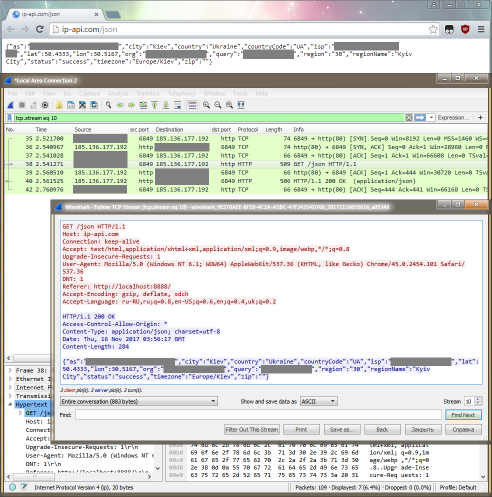
#> input picture files/wireshark.png, 984 x 993 px (shown at 1/2 size)
$ jupyter execute --allow-errors infrastructure_12_media.ipynb   (shell and % lines are left out)   (Python 2 division)   (older library calls are emulated)
#> lines starting #> are read from the running program, lines starting #| are printed output that depends on the picture
# Инфраструктура Python. Медиа

todo
Видео / анимация
* открыть из файла
* Скачать видео с youtube
* видео с экрана
* видео с вебкамеры
* отобразить в IPython
* извлечь аудио
* извлечь кадры
* Сшить обратно видео из кадров и аудио
* Стримить (клиент-браузер? клиент-плеер?)

Аудио
* отобразить в IPython
* ID3
* поменять частоты
* переконвертировать
* сгенерировать речь TTS
* подшить
* распознать речь
* спектрограмма
* MFCC -> t-SNE?

Изображения
* resize, rotate
* EXIF
* надписи, рисование
* блур
* сделать цветокоррекцию
* сохранить кадр отдельно
* отобразить в IPython

http://imageio.readthedocs.io/en/stable/userapi.html

http://imageio.readthedocs.io/en/latest/examples.html

https://github.com/Zulko/moviepy/blob/master/moviepy/video/io/gif_writers.py

https://github.com/marso329/python-video-streamer

http://pillow.readthedocs.io/en/stable/handbook/tutorial.html#image-sequences

## Изображения

Python в качестве GD использует библиотеку PIL http://pillow.readthedocs.io/en/latest/reference/Image.html

[cell 1]
%pylab inline

[cell 2]
import PIL.Image, PIL.ImageDraw, PIL.ImageFont
im = PIL.Image.open('files/wireshark.png')
#> im is the input picture: PIL image 984x993 RGB; mean R, G, B 218.9, 220.8, 215.5
im.thumbnail((192,192), PIL.Image.ANTIALIAS)
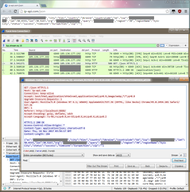
#> im: PIL image 190x192 RGB; mean R, G, B 218.8, 220.5, 215.4
stars = randint(0, 191, (2000,2))
#> (the rest of this cell did not finish here and is left out)

todo im.resize

[cell 3]
im.rotate(45, PIL.Image.BICUBIC)
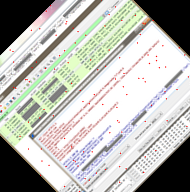
#> Out: PIL image 190x192 RGB; mean R, G, B 183, 183.4, 178.5

Для конвертации между цветовыми схемами RGB, HSV, HLS, YIQ служит встроенная библиотека `colorsys`.

[cell 4]
import colorsys

[cell 5]
H, W = 50, 500
im = zeros((H, W, 3))
for i in range(H):
    for j in range(W):
        h = float(j) / W
        s = float(i) / H
        im[i,j,:] = colorsys.hsv_to_rgb(h,s,1)
PIL.Image.fromarray((im * 255).astype(uint8))
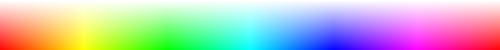
#> Out: PIL image 500x50 RGB; mean R, G, B 192.2, 192.2, 192.2

[cell 6]
import PIL.ExifTags, PIL.Image
#> (the rest of this cell did not finish here and is left out)

```
33 52' 31.65" N 116 18' 5.83" W
```

todo http://scikit-image.org/docs/dev/api/api.html

skimage.color, skimage.data, skimage.draw, skimage.feature, skimage.filter, skimage.io, skimage.measure, skimage.segmentation

```
conda install scikit-image
```

[cell 7]
import skimage.filters

[cell 8]
ima_ = skimage.filters.gaussian_filter(array(im), 2.0, multichannel=True)
imshow(ima_);
